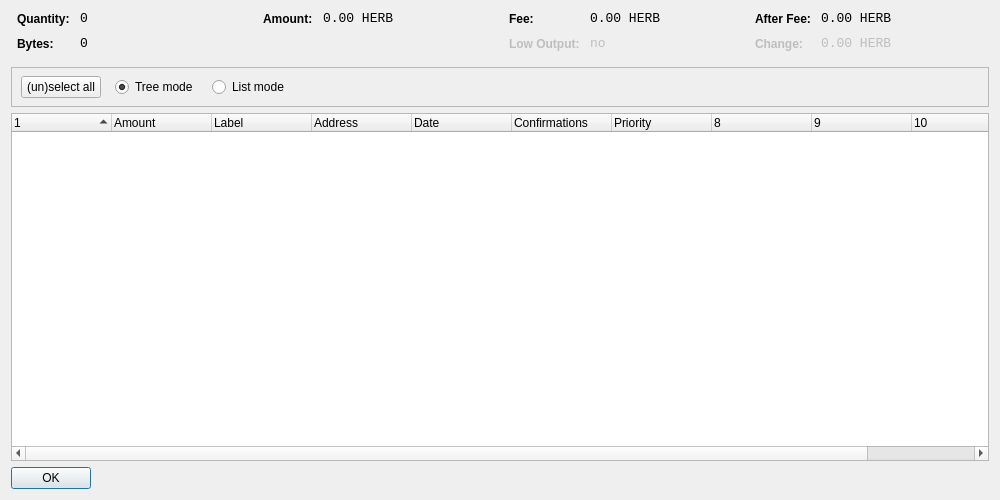
<?xml version="1.0" encoding="UTF-8"?>
<ui version="4.0">
 <class>CoinControlDialog</class>
 <widget class="QDialog" name="CoinControlDialog">
  <property name="geometry">
   <rect>
    <x>0</x>
    <y>0</y>
    <width>1000</width>
    <height>500</height>
   </rect>
  </property>
  <property name="windowTitle">
   <string>Coin Control</string>
  </property>
  <layout class="QVBoxLayout" name="verticalLayout">
   <item>
    <layout class="QHBoxLayout" name="horizontalLayoutTop" stretch="0,0,0,0">
     <property name="topMargin">
      <number>0</number>
     </property>
     <property name="bottomMargin">
      <number>10</number>
     </property>
     <item>
      <layout class="QFormLayout" name="formLayoutCoinControl1">
       <property name="horizontalSpacing">
        <number>10</number>
       </property>
       <property name="verticalSpacing">
        <number>10</number>
       </property>
       <property name="leftMargin">
        <number>6</number>
       </property>
       <property name="rightMargin">
        <number>6</number>
       </property>
       <item row="0" column="0">
        <widget class="QLabel" name="labelCoinControlQuantityText">
         <property name="styleSheet">
          <string notr="true">font-weight:bold;</string>
         </property>
         <property name="text">
          <string>Quantity:</string>
         </property>
        </widget>
       </item>
       <item row="0" column="1">
        <widget class="QLabel" name="labelCoinControlQuantity">
         <property name="font">
          <font>
           <family>Monospace</family>
           <pointsize>10</pointsize>
          </font>
         </property>
         <property name="cursor">
          <cursorShape>IBeamCursor</cursorShape>
         </property>
         <property name="contextMenuPolicy">
          <enum>Qt::ActionsContextMenu</enum>
         </property>
         <property name="text">
          <string notr="true">0</string>
         </property>
         <property name="textInteractionFlags">
          <set>Qt::LinksAccessibleByMouse|Qt::TextSelectableByKeyboard|Qt::TextSelectableByMouse</set>
         </property>
        </widget>
       </item>
       <item row="1" column="0">
        <widget class="QLabel" name="labelCoinControlBytesText">
         <property name="styleSheet">
          <string notr="true">font-weight:bold;</string>
         </property>
         <property name="text">
          <string>Bytes:</string>
         </property>
        </widget>
       </item>
       <item row="1" column="1">
        <widget class="QLabel" name="labelCoinControlBytes">
         <property name="font">
          <font>
           <family>Monospace</family>
           <pointsize>10</pointsize>
          </font>
         </property>
         <property name="cursor">
          <cursorShape>IBeamCursor</cursorShape>
         </property>
         <property name="contextMenuPolicy">
          <enum>Qt::ActionsContextMenu</enum>
         </property>
         <property name="text">
          <string notr="true">0</string>
         </property>
         <property name="textInteractionFlags">
          <set>Qt::LinksAccessibleByMouse|Qt::TextSelectableByKeyboard|Qt::TextSelectableByMouse</set>
         </property>
        </widget>
       </item>
      </layout>
     </item>
     <item>
      <layout class="QFormLayout" name="formLayoutCoinControl2">
       <property name="horizontalSpacing">
        <number>10</number>
       </property>
       <property name="verticalSpacing">
        <number>10</number>
       </property>
       <property name="leftMargin">
        <number>6</number>
       </property>
       <property name="rightMargin">
        <number>6</number>
       </property>
       <item row="0" column="0">
        <widget class="QLabel" name="labelCoinControlAmountText">
         <property name="styleSheet">
          <string notr="true">font-weight:bold;</string>
         </property>
         <property name="text">
          <string>Amount:</string>
         </property>
        </widget>
       </item>
       <item row="0" column="1">
        <widget class="QLabel" name="labelCoinControlAmount">
         <property name="font">
          <font>
           <family>Monospace</family>
           <pointsize>10</pointsize>
          </font>
         </property>
         <property name="cursor">
          <cursorShape>IBeamCursor</cursorShape>
         </property>
         <property name="contextMenuPolicy">
          <enum>Qt::ActionsContextMenu</enum>
         </property>
         <property name="text">
          <string notr="true">0.00 HERB</string>
         </property>
         <property name="textInteractionFlags">
          <set>Qt::LinksAccessibleByMouse|Qt::TextSelectableByKeyboard|Qt::TextSelectableByMouse</set>
         </property>
        </widget>
       </item>
      </layout>
     </item>
     <item>
      <layout class="QFormLayout" name="formLayoutCoinControl3">
       <property name="horizontalSpacing">
        <number>10</number>
       </property>
       <property name="verticalSpacing">
        <number>10</number>
       </property>
       <property name="leftMargin">
        <number>6</number>
       </property>
       <property name="rightMargin">
        <number>6</number>
       </property>
       <item row="0" column="0">
        <widget class="QLabel" name="labelCoinControlFeeText">
         <property name="styleSheet">
          <string notr="true">font-weight:bold;</string>
         </property>
         <property name="text">
          <string>Fee:</string>
         </property>
        </widget>
       </item>
       <item row="0" column="1">
        <widget class="QLabel" name="labelCoinControlFee">
         <property name="font">
          <font>
           <family>Monospace</family>
           <pointsize>10</pointsize>
          </font>
         </property>
         <property name="cursor">
          <cursorShape>IBeamCursor</cursorShape>
         </property>
         <property name="contextMenuPolicy">
          <enum>Qt::ActionsContextMenu</enum>
         </property>
         <property name="text">
          <string notr="true">0.00 HERB</string>
         </property>
         <property name="textInteractionFlags">
          <set>Qt::LinksAccessibleByMouse|Qt::TextSelectableByKeyboard|Qt::TextSelectableByMouse</set>
         </property>
        </widget>
       </item>
       <item row="1" column="0">
        <widget class="QLabel" name="labelCoinControlLowOutputText">
         <property name="enabled">
          <bool>false</bool>
         </property>
         <property name="styleSheet">
          <string notr="true">font-weight:bold;</string>
         </property>
         <property name="text">
          <string>Low Output:</string>
         </property>
        </widget>
       </item>
       <item row="1" column="1">
        <widget class="QLabel" name="labelCoinControlLowOutput">
         <property name="enabled">
          <bool>false</bool>
         </property>
         <property name="font">
          <font>
           <family>Monospace</family>
           <pointsize>10</pointsize>
          </font>
         </property>
         <property name="cursor">
          <cursorShape>IBeamCursor</cursorShape>
         </property>
         <property name="contextMenuPolicy">
          <enum>Qt::ActionsContextMenu</enum>
         </property>
         <property name="text">
          <string notr="true">no</string>
         </property>
         <property name="textInteractionFlags">
          <set>Qt::LinksAccessibleByMouse|Qt::TextSelectableByKeyboard|Qt::TextSelectableByMouse</set>
         </property>
        </widget>
       </item>
      </layout>
     </item>
     <item>
      <layout class="QFormLayout" name="formLayoutCoinControl4">
       <property name="horizontalSpacing">
        <number>10</number>
       </property>
       <property name="verticalSpacing">
        <number>10</number>
       </property>
       <property name="leftMargin">
        <number>6</number>
       </property>
       <property name="rightMargin">
        <number>6</number>
       </property>
       <item row="0" column="0">
        <widget class="QLabel" name="labelCoinControlAfterFeeText">
         <property name="styleSheet">
          <string notr="true">font-weight:bold;</string>
         </property>
         <property name="text">
          <string>After Fee:</string>
         </property>
        </widget>
       </item>
       <item row="0" column="1">
        <widget class="QLabel" name="labelCoinControlAfterFee">
         <property name="font">
          <font>
           <family>Monospace</family>
           <pointsize>10</pointsize>
          </font>
         </property>
         <property name="cursor">
          <cursorShape>IBeamCursor</cursorShape>
         </property>
         <property name="contextMenuPolicy">
          <enum>Qt::ActionsContextMenu</enum>
         </property>
         <property name="text">
          <string notr="true">0.00 HERB</string>
         </property>
         <property name="textInteractionFlags">
          <set>Qt::LinksAccessibleByMouse|Qt::TextSelectableByKeyboard|Qt::TextSelectableByMouse</set>
         </property>
        </widget>
       </item>
       <item row="1" column="0">
        <widget class="QLabel" name="labelCoinControlChangeText">
         <property name="enabled">
          <bool>false</bool>
         </property>
         <property name="styleSheet">
          <string notr="true">font-weight:bold;</string>
         </property>
         <property name="text">
          <string>Change:</string>
         </property>
        </widget>
       </item>
       <item row="1" column="1">
        <widget class="QLabel" name="labelCoinControlChange">
         <property name="enabled">
          <bool>false</bool>
         </property>
         <property name="font">
          <font>
           <family>Monospace</family>
           <pointsize>10</pointsize>
          </font>
         </property>
         <property name="cursor">
          <cursorShape>IBeamCursor</cursorShape>
         </property>
         <property name="contextMenuPolicy">
          <enum>Qt::ActionsContextMenu</enum>
         </property>
         <property name="text">
          <string notr="true">0.00 HERB</string>
         </property>
         <property name="textInteractionFlags">
          <set>Qt::LinksAccessibleByMouse|Qt::TextSelectableByKeyboard|Qt::TextSelectableByMouse</set>
         </property>
        </widget>
       </item>
      </layout>
     </item>
    </layout>
   </item>
   <item>
    <widget class="QFrame" name="frame">
     <property name="minimumSize">
      <size>
       <width>0</width>
       <height>40</height>
      </size>
     </property>
     <property name="frameShape">
      <enum>QFrame::StyledPanel</enum>
     </property>
     <property name="frameShadow">
      <enum>QFrame::Sunken</enum>
     </property>
     <widget class="QWidget" name="horizontalLayoutWidget">
      <property name="geometry">
       <rect>
        <x>10</x>
        <y>0</y>
        <width>781</width>
        <height>41</height>
       </rect>
      </property>
      <layout class="QHBoxLayout" name="horizontalLayoutPanel" stretch="0,0,0,0,0">
       <property name="spacing">
        <number>14</number>
       </property>
       <item>
        <widget class="QPushButton" name="pushButtonSelectAll">
         <property name="sizePolicy">
          <sizepolicy hsizetype="Maximum" vsizetype="Fixed">
           <horstretch>0</horstretch>
           <verstretch>0</verstretch>
          </sizepolicy>
         </property>
         <property name="text">
          <string>(un)select all</string>
         </property>
        </widget>
       </item>
       <item>
        <widget class="QRadioButton" name="radioTreeMode">
         <property name="sizePolicy">
          <sizepolicy hsizetype="Maximum" vsizetype="Fixed">
           <horstretch>0</horstretch>
           <verstretch>0</verstretch>
          </sizepolicy>
         </property>
         <property name="text">
          <string>Tree mode</string>
         </property>
         <property name="checked">
          <bool>true</bool>
         </property>
        </widget>
       </item>
       <item>
        <widget class="QRadioButton" name="radioListMode">
         <property name="sizePolicy">
          <sizepolicy hsizetype="Maximum" vsizetype="Fixed">
           <horstretch>0</horstretch>
           <verstretch>0</verstretch>
          </sizepolicy>
         </property>
         <property name="text">
          <string>List mode</string>
         </property>
        </widget>
       </item>
       <item>
        <spacer name="horizontalSpacer">
         <property name="orientation">
          <enum>Qt::Horizontal</enum>
         </property>
         <property name="sizeHint" stdset="0">
          <size>
           <width>40</width>
           <height>20</height>
          </size>
         </property>
        </spacer>
       </item>
      </layout>
     </widget>
    </widget>
   </item>
   <item>
    <widget class="CoinControlTreeWidget" name="treeWidget">
     <property name="contextMenuPolicy">
      <enum>Qt::CustomContextMenu</enum>
     </property>
     <property name="sortingEnabled">
      <bool>false</bool>
     </property>
     <property name="columnCount">
      <number>11</number>
     </property>
     <attribute name="headerShowSortIndicator" stdset="0">
      <bool>true</bool>
     </attribute>
     <attribute name="headerStretchLastSection">
      <bool>false</bool>
     </attribute>
     <column>
      <property name="text">
       <string/>
      </property>
     </column>
     <column>
      <property name="text">
       <string>Amount</string>
      </property>
     </column>
     <column>
      <property name="text">
       <string>Label</string>
      </property>
     </column>
     <column>
      <property name="text">
       <string>Address</string>
      </property>
     </column>
     <column>
      <property name="text">
       <string>Date</string>
      </property>
     </column>
     <column>
      <property name="text">
       <string>Confirmations</string>
      </property>
      <property name="toolTip">
       <string>Confirmed</string>
      </property>
     </column>
     <column>
      <property name="text">
       <string>Priority</string>
      </property>
     </column>
     <column>
      <property name="text">
       <string/>
      </property>
     </column>
     <column>
      <property name="text">
       <string/>
      </property>
     </column>
     <column>
      <property name="text">
       <string/>
      </property>
     </column>
     <column>
      <property name="text">
       <string/>
      </property>
     </column>
    </widget>
   </item>
   <item>
    <widget class="QDialogButtonBox" name="buttonBox">
     <property name="sizePolicy">
      <sizepolicy hsizetype="Maximum" vsizetype="Fixed">
       <horstretch>0</horstretch>
       <verstretch>0</verstretch>
      </sizepolicy>
     </property>
     <property name="orientation">
      <enum>Qt::Horizontal</enum>
     </property>
     <property name="standardButtons">
      <set>QDialogButtonBox::Ok</set>
     </property>
    </widget>
   </item>
  </layout>
 </widget>
 <customwidgets>
  <customwidget>
   <class>CoinControlTreeWidget</class>
   <extends>QTreeWidget</extends>
   <header>coincontroltreewidget.h</header>
  </customwidget>
 </customwidgets>
 <resources/>
 <connections/>
</ui>
